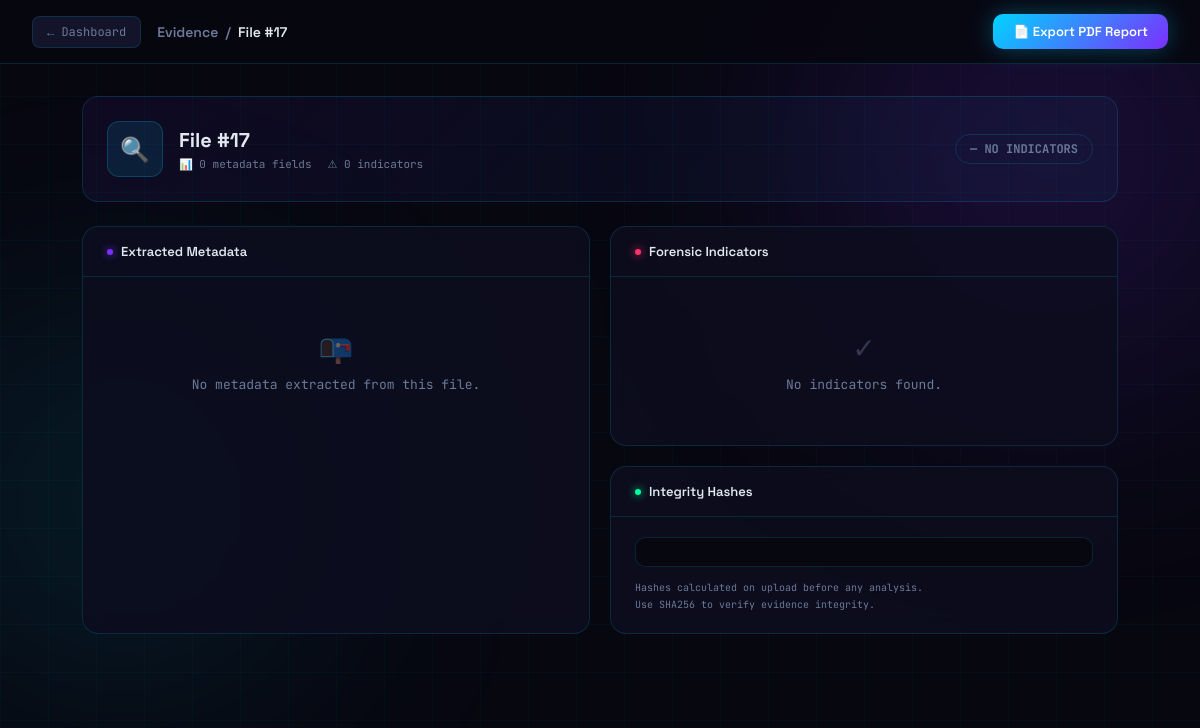
The app's page /file/17, older data.
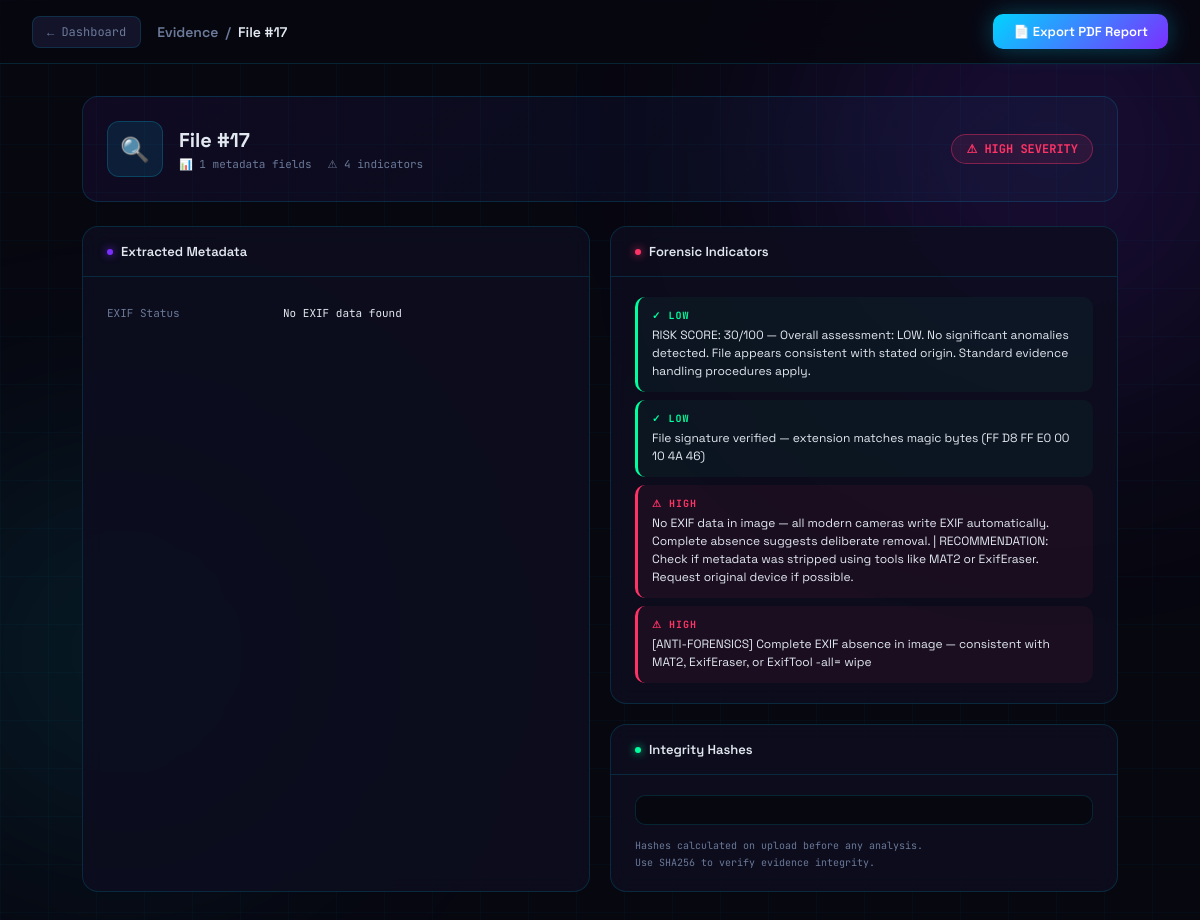
The same page, newer data.
### tables this page shows
CREATE TABLE metadata (
            id      INTEGER PRIMARY KEY AUTOINCREMENT,
            file_id INTEGER NOT NULL,
            key     TEXT NOT NULL,
            value   TEXT,
            FOREIGN KEY (file_id) REFERENCES files(id)
        );

CREATE TABLE indicators (
            id          INTEGER PRIMARY KEY AUTOINCREMENT,
            file_id     INTEGER NOT NULL,
            severity    TEXT NOT NULL,
            description TEXT NOT NULL,
            FOREIGN KEY (file_id) REFERENCES files(id)
        );

### app.py (the view)
@app.route('/file/<int:file_id>')
def file_detail(file_id):
    metadata   = get_file_metadata(file_id)
    indicators = get_file_indicators(file_id)
    return render_template('file_detail.html',
                           file_id    = file_id,
                           metadata   = metadata,
                           indicators = indicators)

### database/db.py (called while the page is built)
def get_connection():
    conn = sqlite3.connect(DATABASE)
    conn.row_factory = sqlite3.Row
    return conn

def get_file_metadata(file_id):
    conn = get_connection()
    cursor = conn.cursor()
    cursor.execute('SELECT key, value FROM metadata WHERE file_id = ?', (file_id,))
    rows = cursor.fetchall()
    conn.close()
    return rows

def get_file_indicators(file_id):
    conn = get_connection()
    cursor = conn.cursor()
    cursor.execute('SELECT severity, description FROM indicators WHERE file_id = ?', (file_id,))
    rows = cursor.fetchall()
    conn.close()
    return rows

### templates/file_detail.html (shortened to what the changed rows need)
<!DOCTYPE html>
<html lang="en">
<head>
</head>
<body>
    <div class="page">
        <div class="file-header">
            <div class="file-header-icon">🔍</div>
            <div>
                <div class="file-header-name">File #{{ file_id }}</div>
                <div class="file-header-meta">
                    <span>📊 {{ metadata | length }} metadata fields</span>
                    <span>⚠ {{ indicators | length }} indicators</span>
                </div>
            </div>
            {% set severities = indicators | map(attribute='severity') | list %}
            {% if 'HIGH' in severities %}
                <span class="sev-badge HIGH">⚠ HIGH SEVERITY</span>
            {% elif 'MEDIUM' in severities %}
                <span class="sev-badge MEDIUM">⚡ MEDIUM SEVERITY</span>
            {% elif 'LOW' in severities %}
                <span class="sev-badge LOW">✓ LOW SEVERITY</span>
            {% else %}
                <span class="sev-badge NONE">— NO INDICATORS</span>
            {% endif %}
        </div>
        <div class="two-col">
            <div class="panel">
                <div class="panel-body">
                    {% if metadata %}
                        <div class="meta-table">
                            {% for row in metadata %}
                            <div class="meta-row">
                                <span class="meta-key">{{ row['key'] }}</span>
                                <span class="meta-val
                                ">
                                    {{ row['value'] }}
                                </span>
                            </div>
                            {% endfor %}
                        </div>
                    {% else %}
                        <div class="empty">
                            <div class="empty-icon">📭</div>
                            No metadata extracted from this file.
                        </div>
                    {% endif %}
                </div>
            </div>
            <div style="display: flex; flex-direction: column; gap: 20px;">
                <div class="panel">
                    <div class="panel-body">
                        {% if indicators %}
                            <div class="ind-list">
                                {% for ind in indicators %}
                                <div class="ind-item {{ ind['severity'] }}">
                                    <div class="ind-sev {{ ind['severity'] }}">
                                        {% if ind['severity'] == 'HIGH' %}⚠ HIGH
                                        {% elif ind['severity'] == 'MEDIUM' %}⚡ MEDIUM
                                        {% else %}✓ LOW
                                        {% endif %}
                                    </div>
                                    <div class="ind-desc">{{ ind['description'] }}</div>
                                </div>
                                {% endfor %}
                            </div>
                        {% else %}
                            <div class="empty">
                                <div class="empty-icon">✓</div>
                                No indicators found.
                            </div>
                        {% endif %}
                    </div>
                </div>
            </div>
        </div>
    </div>
</body>
</html>

Row changes from the older to the newer data that the page shows:
added metadata: key "EXIF Status", value "No EXIF data found"
added indicators: severity "✓ LOW", description "RISK SCORE: 30/100 — Overall assessment: LOW. No significant anomalies detected. File appears consistent with stated origin. Standard evidence handling procedures apply."
added indicators: severity "✓ LOW", description "File signature verified — extension matches magic bytes (FF D8 FF E0 00 10 4A 46)"
added indicators: severity "⚠ HIGH", description "No EXIF data in image — all modern cameras write EXIF automatically. Complete absence suggests deliberate removal. | RECOMMENDATION: Check if metadata was stripped using tools like MAT2 or ExifEraser. Request original device if possible."
added indicators: severity "⚠ HIGH", description "[ANTI-FORENSICS] Complete EXIF absence in image — consistent with MAT2, ExifEraser, or ExifTool -all= wipe"
Text that changed along with them:
{{ metadata | length }}: "0" → "1"
{{ indicators | length }}: "0" → "4"
text no longer shown: "— NO INDICATORS 📭 No metadata extracted from this file. ✓ No indicators found."
text now shown: "⚠ HIGH SEVERITY"
